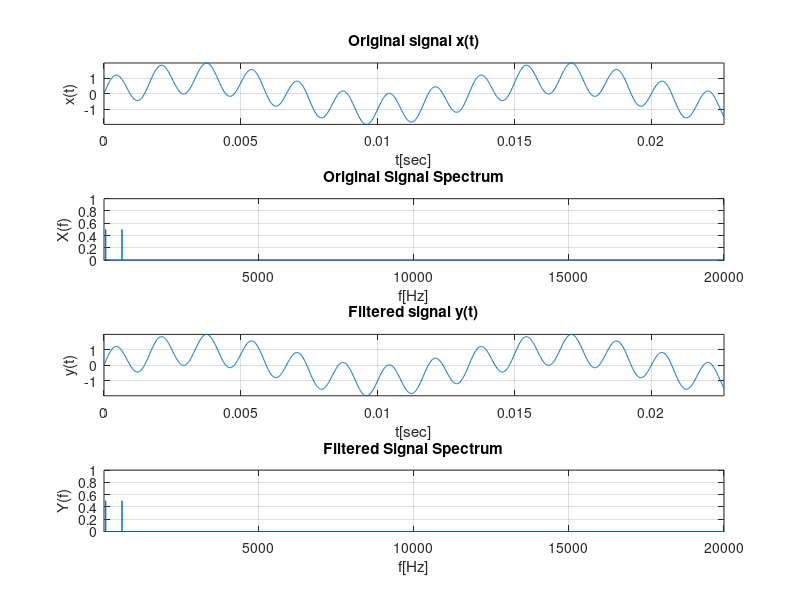

MATLAB code to generate this figure:
% second order HP shelving filter
fs = 44100;
T = 1;
N = T*fs;
t = (0:N-1)*(1/fs);
fgrid = fs*(0:N-1)/N;
n_plot = 1000;

frequencies = [75 600]';
x = sum(sin(2*pi*frequencies.*t));
Xf = (1/N)*fft(x,N);
Xf_mag = abs(Xf);

subplot(411);plot(t(1:n_plot),x(1:n_plot)); grid on; title("Original signal x(t)"); xlabel('t[sec]'); ylabel('x(t)'); axis tight;
subplot(412);plot(fgrid,Xf_mag); grid on; title("Original Signal Spectrum"); xlabel("f[Hz]"); ylabel("X(f)"); axis([20 20*10^3 0 1]);

H0 = 1.2;
V0 = 1 + H0;

fc = 500;
wc = 2*pi*fc;
b = [V0*(1/(wc))^2, ((2*V0)^(1/2))/wc , 1];
a = [(1/(wc))^2, (2^(1/2))/wc, 1];

if(V0 >= 1)
    [b_z, a_z] = bilinear(b,a,fs);
else
    [a_z, b_z] = bilinear(a,b,fs);
end

y = filter(b_z,a_z,x);
Yf = (1/N)*fft(y,N);
Yf_mag = abs(Yf);

subplot(413);plot(t(1:n_plot), y(1:n_plot)); grid on; title("Filtered signal y(t)"); xlabel("t[sec]"); ylabel("y(t)"); axis tight;
subplot(414);plot(fgrid, Yf_mag); grid on; title("Filtered Signal Spectrum"); xlabel("f[Hz]"); ylabel("Y(f)"); axis([20 20*10^3 0 1]);
% listen to the filtered signal:
sound(x,fs);
pause(1.2*T);
sound(y,fs);